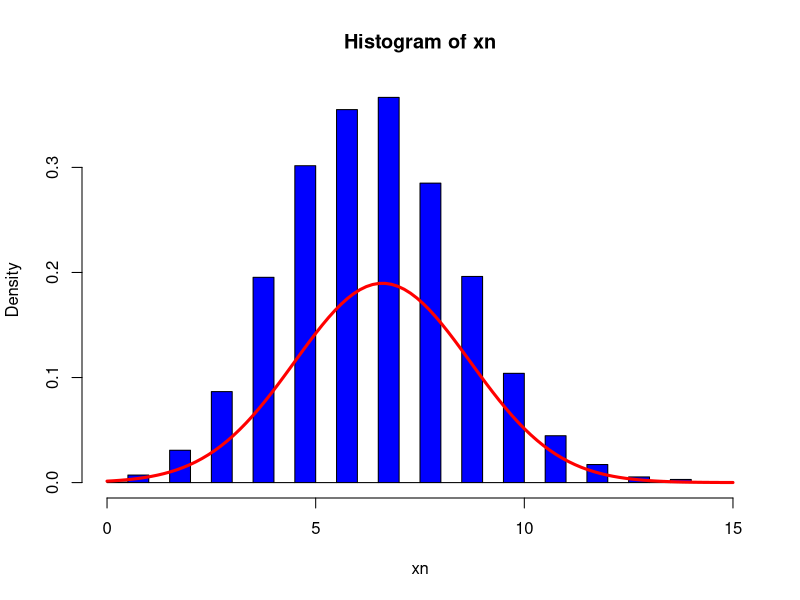
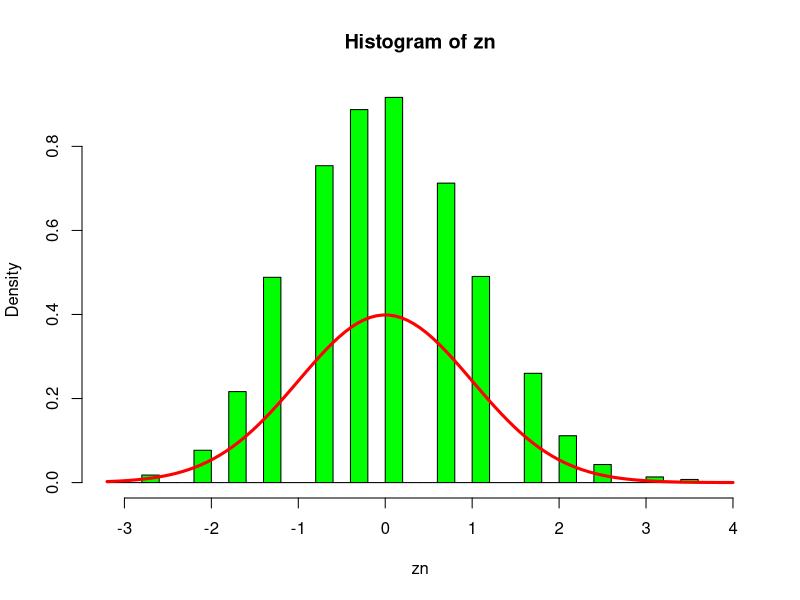
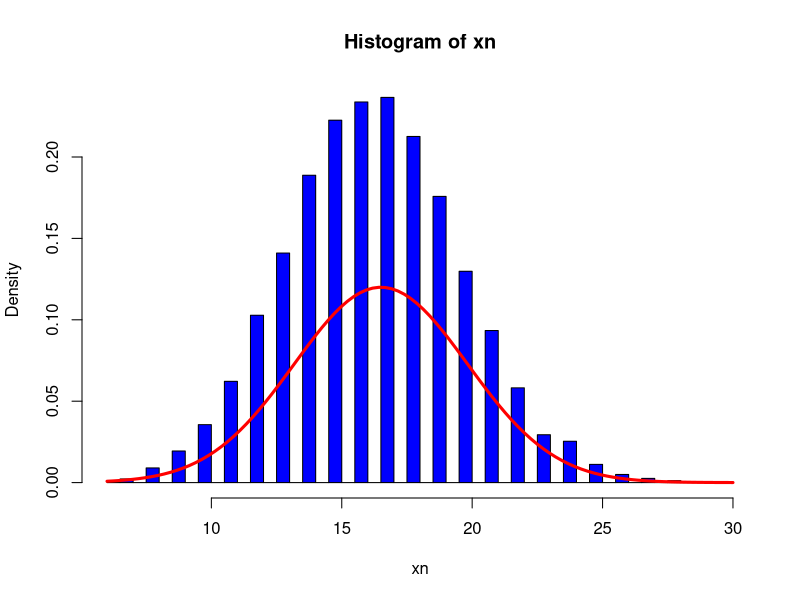
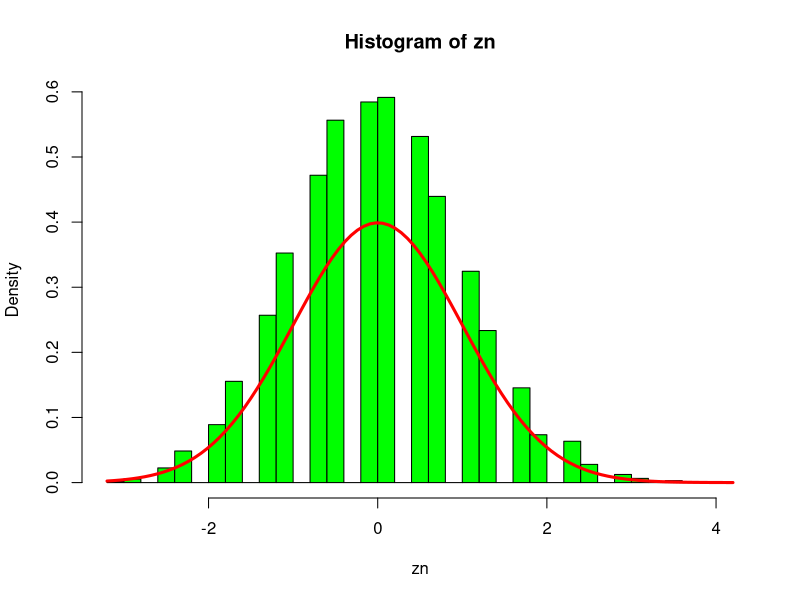
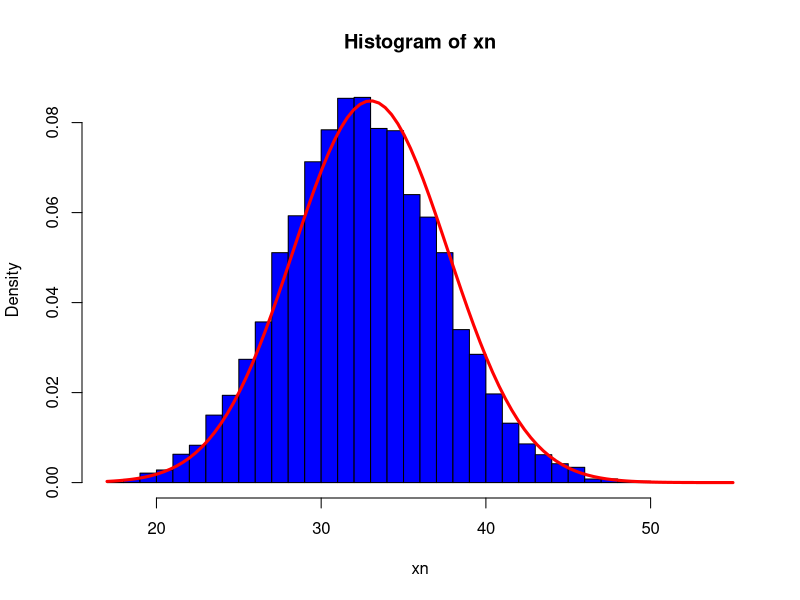
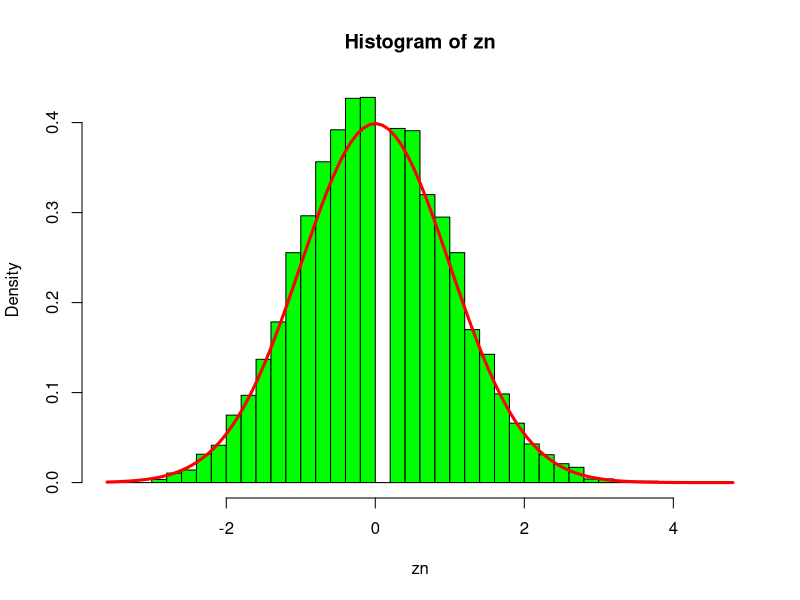
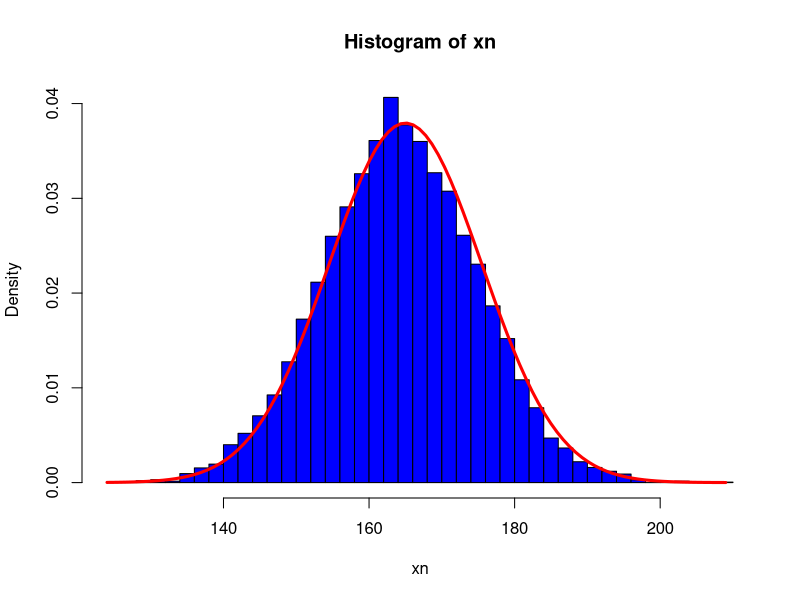
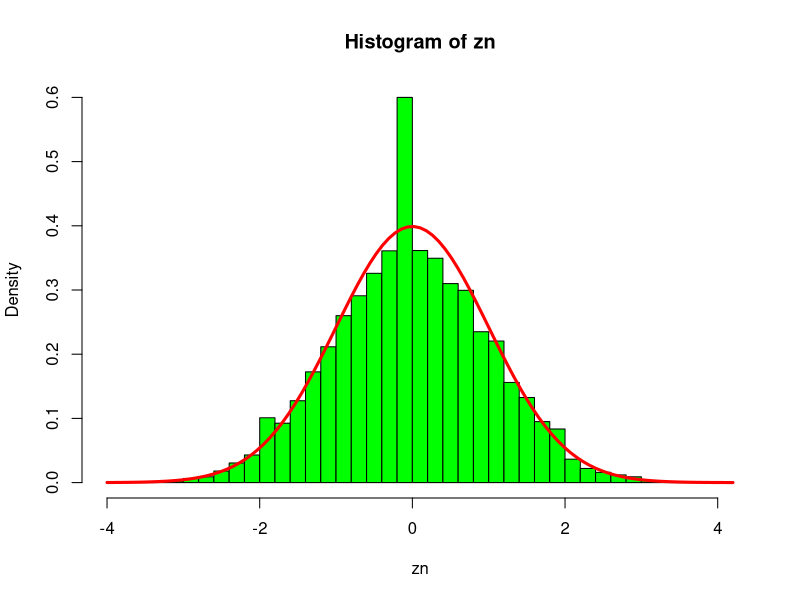

R code for these plots, in order:

ns<- c(20,50,100 , 500) 
for(n in ns){
p<- 0.33 
samples <- 10000 
windows()

xn <- rbinom(samples, n, p)


mu <- n * p
sigma <- sqrt(n * p * (1 - p))


hist(xn, 
     prob = TRUE, 
     breaks = 40,
     col = "blue")


x <- seq(min(xn), max(xn), length = 100)
y <- dnorm(x, mean = mu, sd = sigma)

lines(x, y, col = "red", lwd = 3)


zn <- (xn - mu) / sigma


windows()
hist(zn, prob = TRUE, breaks = 40,col = "green")
curve(dnorm(x, 0, 1), add = TRUE, col = "red", lwd = 3)
}
